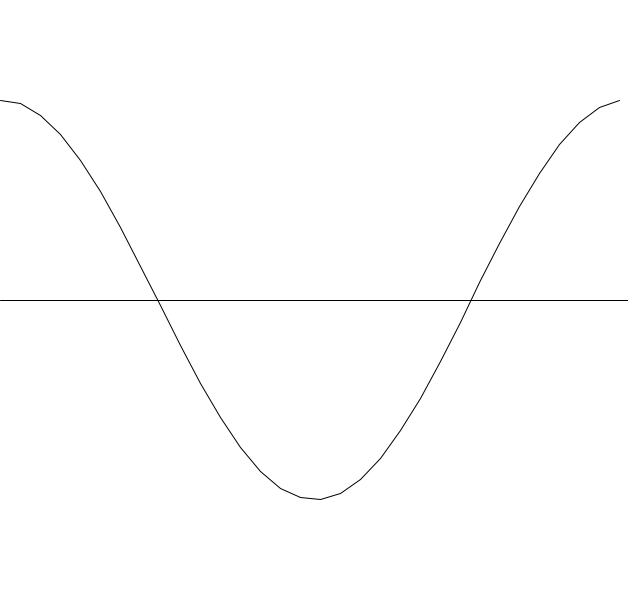
Frame 1 (no input)
Frame 60 (the mouse pressed at the canvas centre just before this capture): identical to frame 1, image omitted
Frame 120 (the mouse held since frame 60 and released just before this capture): identical to frame 1, image omitted

The Processing sketch that drew this single still picture (run headless with seeded random() and noise(); from frame 60 on, the mouse is pressed at the canvas centre):

// Processing sketch: sketch_0403
// ── sketch_0403.pde
void setup() {
  size(628, 600);
}

void draw() {
  background(255);
  translate(0, height / 2);
  scale(1, -1);
  
  beginShape();
  for (float i = 0; i < PI * 2; i += 0.2) {
    float x = i * 100;
    float y = cos(i) * 200;
    vertex(x, y);
  }
  endShape();
  
  line(0, 0, width, 0);
}
